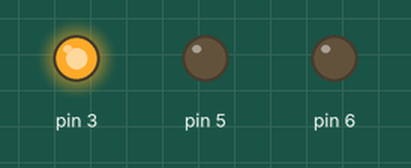
A sketch run on a simulated Arduino Uno, built with avr-gcc and run on an emulated ATmega328P. Parts: output pins drawn as LEDs (lit = HIGH).

Above: at 0.2 s.
At 0.7 s:
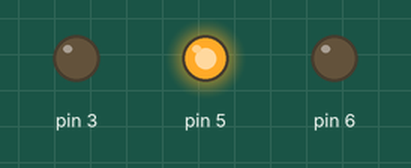
At 2.7 s:
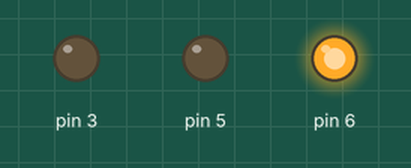
Timing chart, 0 to 3.5 s (numbered marks = the images above):
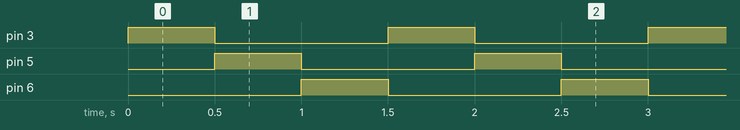

Measured:
- by itself, pin 3, pin 5, pin 6: alternates HIGH for 0.50 s and LOW for 1.0 s
- by itself, everything shown: repeats every 1.5 s, in 3 steps

The sketch:

week07_5_arduino_analogWrite_rgb_led.ino
```cpp
// week07_5_arduino_analogWrite_rgb_led
void setup() {
  pinMode(3, OUTPUT); // 接最左邊的紅色
  // RGB LED 最長的那根, 是接地GND
  pinMode(6, OUTPUT); // 藍色(GND的旁邊那個)
  pinMode(5, OUTPUT); // 綠色(最外面)
  // (有PWM功能, 可0-255輸出),要輸出
} //這些特別的腳, 分別是 第3、第5、第6、第9、第10、第11 共6個腳, 都可控制它的亮的程度

void loop() {
  analogWrite(6, 0);   // 藍色關掉
  analogWrite(3, 255); // 最亮的紅色
  delay(500);          // 每 0.5 秒
  analogWrite(3, 0);   // 紅色關掉
  analogWrite(5, 255); // 最高的綠色
  delay(500);
  analogWrite(5, 0);   // 綠色關掉
  analogWrite(6, 255); // 最高的藍色
  delay(500);
}
```
